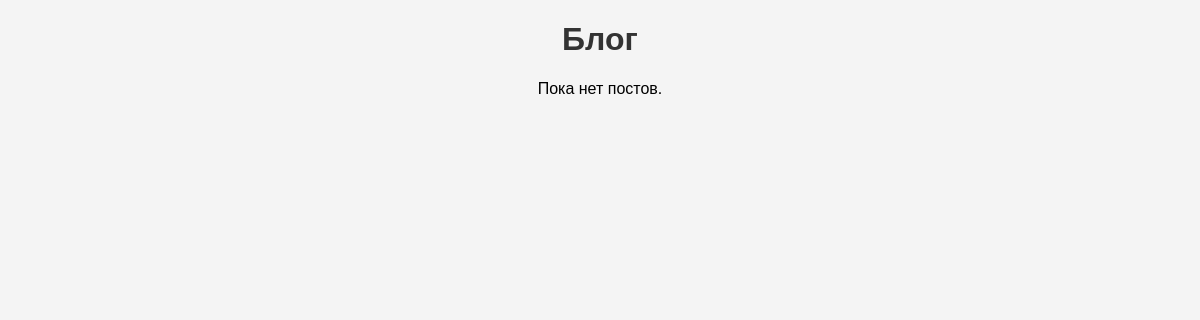
The page /blog/ on the database as committed earlier.
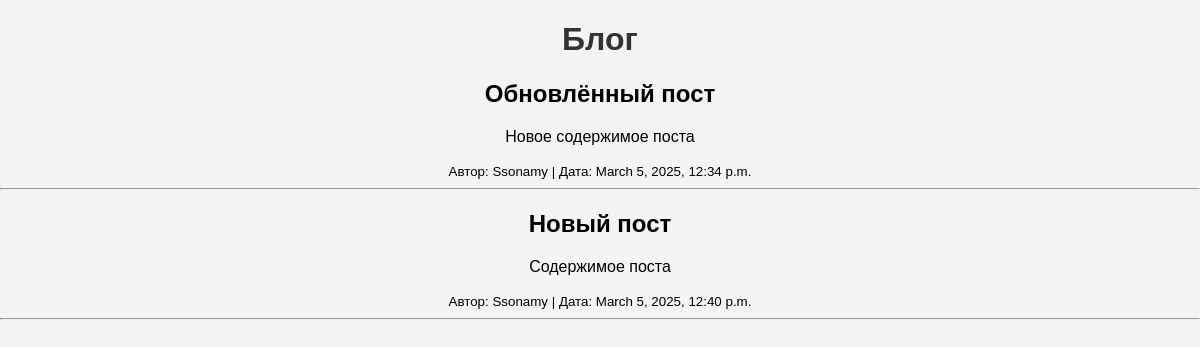
The same page on the database as committed later.
### blog/models.py (models this page shows, shortened)
class Post(models.Model):
    title = models.CharField(max_length=200)
    content = models.TextField()
    created_at = models.DateTimeField(auto_now_add=True)
    updated_at = models.DateTimeField(auto_now=True)
    author = models.ForeignKey(User, on_delete=models.CASCADE)
    category = models.ForeignKey(Category, on_delete=models.SET_NULL, null=True, blank=True)

### blog/views.py (the view)
# urls.py: path('', index, name='index'),
def index(request):
    posts = Post.objects.all()  # Получаем все посты
    return render(request, 'blog/index.html', {'posts': posts})

### blog/templates/blog/index.html (shortened to what this page needs)
<!DOCTYPE html>
<html lang="ru">
<head>
    {% load static %}
    <link rel="stylesheet" type="text/css" href="{% static 'home/styles.css' %}">
</head>
<body>
    <h1>Блог</h1>
    {% for post in posts %}
        <div>
            <h2>{{ post.title }}</h2>
            <p>{{ post.content }}</p>
            <small>Автор: {{ post.author.username }} | Дата: {{ post.created_at }}</small>
        </div>
        <hr>
    {% empty %}
        <p>Пока нет постов.</p>
    {% endfor %}
</body>
</html>

### home/static/home/styles.css (style rules this page uses)
body { font-family: Arial, sans-serif; margin: 0; padding: 0; background-color: #f4f4f4; text-align: center; }
h1 { color: #333; }

Rows that differ between the two databases and show on the page:
added Post: title "Обновлённый пост", content "Новое содержимое поста", author.username "Ssonamy", created_at "March 5, 2025, 12:34 p.m."
added Post: title "Новый пост", content "Содержимое поста", author.username "Ssonamy", created_at "March 5, 2025, 12:40 p.m."
Other text that changed with them:
text no longer shown: "Пока нет постов."
